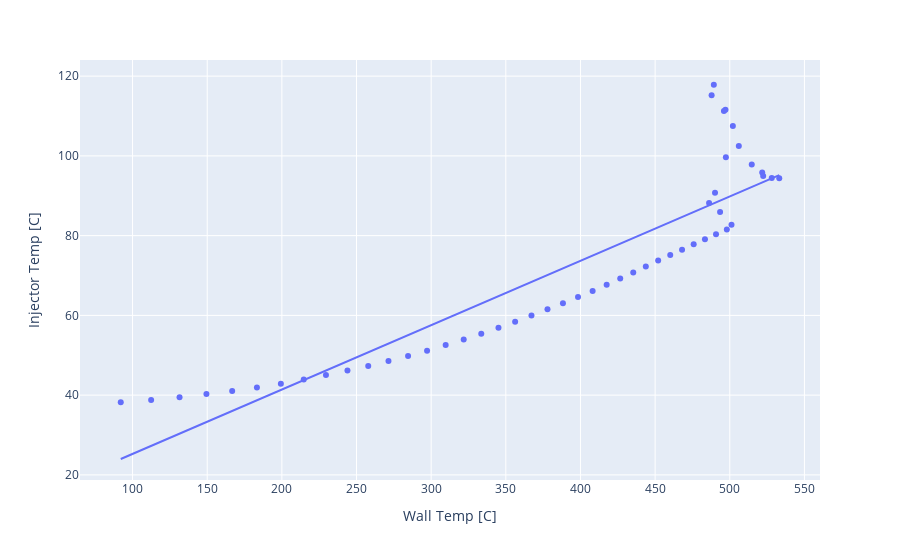

The cell this chart's notebook holds for it:
### Code cell
fig18inj = px.scatter(June18HeatingFilt, x="Wall Temp [C]", y="Injector Temp [C]", trendline="ols")
fig18inj.show()
